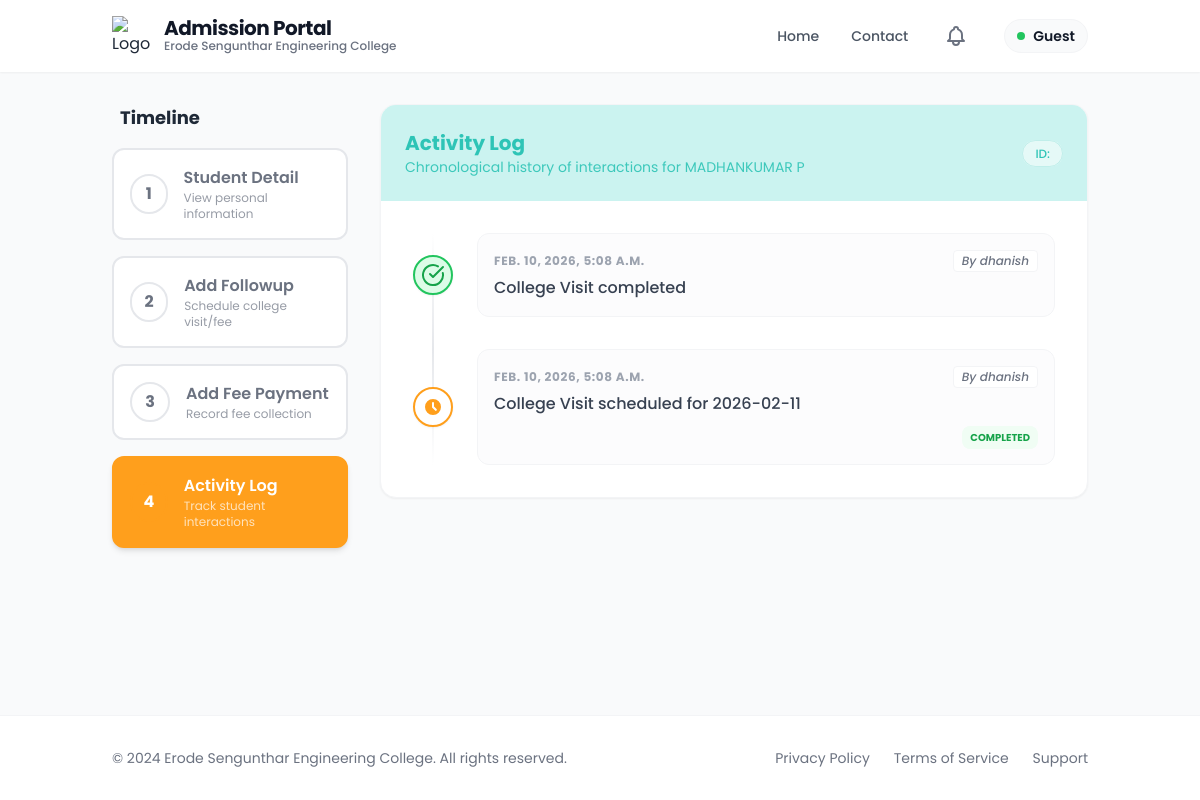
Page /activities/1000/ on the committed database.
### app/models.py (models this page shows, shortened)
class Admission(models.Model):
    ADMISSION_STATUS_CHOICES = (
        ('enquired', 'Enquired'),
        ('admitted', 'Admitted'),
        ('discontinued', 'Discontinued'),
        ('left', 'Left'),
    )
    admission_status = models.CharField(max_length=20, choices=ADMISSION_STATUS_CHOICES, default='enquired')
    application_number = models.CharField(max_length=100, blank=True, null=True)
    application_date = models.DateField(blank=True, null=True)
    admission_date = models.DateField(blank=True, null=True)
    allotment_number = models.CharField(max_length=100, blank=True, null=True)
    portal_status = models.CharField(max_length=50, blank=True, null=True)
    quota = models.CharField(max_length=50, blank=True, null=True)
    roll_number = models.CharField(max_length=100, blank=True, null=True)
    unique_id = models.CharField(max_length=100, blank=True, null=True)
    umis_number = models.CharField(max_length=100, blank=True, null=True)
    level = models.CharField(max_length=10, blank=True, null=True)
    course = models.CharField(max_length=100, blank=True, null=True)
    branch = models.CharField(max_length=100, blank=True, null=True)
    department_preferences = models.JSONField(default=dict, blank=True, null=True)
    pg_dept = models.CharField(max_length=255, blank=True, null=True)
    is_fg = models.BooleanField(default=False, blank=True, null=True)
    fg_number = models.CharField(max_length=100, blank=True, null=True)
    pmss = models.BooleanField(default=False, blank=True, null=True)
    seven_five = models.BooleanField(default=False, blank=True, null=True)
    student_name = models.CharField(max_length=255, blank=True, null=True)
    dob = models.DateField(blank=True, null=True)
    gender = models.CharField(max_length=10, blank=True, null=True)
    community = models.CharField(max_length=50, blank=True, null=True)
    caste = models.CharField(max_length=100, blank=True, null=True)
    region = models.CharField(max_length=100, blank=True, null=True)
    aadhaar_number = models.CharField(max_length=12, blank=True, null=True)
    father_name = models.CharField(max_length=255, blank=True, null=True)
    mother_name = models.CharField(max_length=255, blank=True, null=True)
    guardian_name = models.CharField(max_length=255, blank=True, null=True)
    father_mobile = models.CharField(max_length=15, blank=True, null=True)
    mother_mobile = models.CharField(max_length=15, blank=True, null=True)
    guardian_mobile = models.CharField(max_length=15, blank=True, null=True)
    email = models.EmailField(blank=True, null=True)
    student_mobile = models.CharField(max_length=15, blank=True, null=True)
    address = models.TextField(blank=True, null=True)
    pincode = models.CharField(max_length=10, blank=True, null=True)
    district = models.CharField(max_length=100, blank=True, null=True)
    state = models.CharField(max_length=100, blank=True, null=True)
    country = models.CharField(max_length=100, blank=True, null=True)
    qualification = models.CharField(max_length=10, blank=True, null=True)
    tenth_total = models.CharField(max_length=50, blank=True, null=True)
    tenth_percentage = models.CharField(max_length=50, blank=True, null=True)
    twelfth_total = models.CharField(max_length=50, blank=True, null=True)
    twelfth_percentage = models.CharField(max_length=50, blank=True, null=True)
    twelfth_major = models.CharField(max_length=255, blank=True, null=True)
    twelth_reg_no = models.CharField(max_length=50, blank=True, null=True)
    maths_marks = models.DecimalField(max_digits=5, decimal_places=2, blank=True, null=True)
    physics_marks = models.DecimalField(max_digits=5, decimal_places=2, blank=True, null=True)
    chemistry_marks = models.DecimalField(max_digits=5, decimal_places=2, blank=True, null=True)
    cutoff_marks = models.DecimalField(max_digits=5, decimal_places=2, blank=True, null=True)
    diploma_total = models.CharField(max_length=50, blank=True, null=True)
    diploma_percentage = models.CharField(max_length=50, blank=True, null=True)
    diploma_major = models.CharField(max_length=255, blank=True, null=True)
    board = models.CharField(max_length=50, blank=True, null=True)
    year_passing = models.IntegerField(blank=True, null=True)
    medium = models.CharField(max_length=50, blank=True, null=True)
    last_school = models.CharField(max_length=255, blank=True, null=True)
    vocational_stream = models.CharField(max_length=255, blank=True, null=True)
    skill_proof = models.FileField(upload_to=vocational_upload_path, blank=True, null=True)
    admission_fee = models.DecimalField(max_digits=10, decimal_places=2, blank=True, null=True)
    tuition_fee = models.DecimalField(max_digits=10, decimal_places=2, blank=True, null=True)
    college_fee = models.DecimalField(max_digits=10, decimal_places=2, blank=True, null=True)
    university_fee = models.DecimalField(max_digits=10, decimal_places=2, blank=True, null=True)
    hostel_fee = models.DecimalField(max_digits=10, decimal_places=2, blank=True, null=True)
    bus_fee = models.DecimalField(max_digits=10, decimal_places=2, blank=True, null=True)
    other_fee = models.DecimalField(max_digits=10, decimal_places=2, blank=True, null=True)
    paid_fee = models.DecimalField(max_digits=10, decimal_places=2, blank=True, null=True)
    concession_amount = models.DecimalField(max_digits=10, decimal_places=2, blank=True, null=True)
    balance_fee = models.DecimalField(max_digits=10, decimal_places=2, blank=True, null=True)
    pending_amount = models.DecimalField(max_digits=10, decimal_places=2, blank=True, null=True)
    transaction_id = models.CharField(max_length=50, blank=True, null=True)
    transaction_date = models.DateTimeField(blank=True, null=True)
    had_paid = models.BooleanField(default=False, blank=True, null=True)
    facility_type = models.CharField(max_length=20, blank=True, null=True)
    hostel_name = models.CharField(max_length=100, blank=True, null=True)
    boarding_point = models.CharField(max_length=100, blank=True, null=True)
    bus_needed = models.CharField(max_length=10, blank=True, null=True)
    bus_route = models.CharField(max_length=255, blank=True, null=True)
    hostel_needed = models.CharField(max_length=10, blank=True, null=True)
    hostel_type = models.CharField(max_length=100, blank=True, null=True)
    room_type = models.CharField(max_length=100, blank=True, null=True)
    mess_type = models.CharField(max_length=100, blank=True, null=True)
    hostel_fee_amount = models.DecimalField(max_digits=10, decimal_places=2, blank=True, null=True)
    account_holder_name = models.CharField(max_length=255, blank=True, null=True)
    account_number = models.CharField(max_length=30, blank=True, null=True)
    bank_name = models.CharField(max_length=100, blank=True, null=True)
    ifsc_code = models.CharField(max_length=15, blank=True, null=True)
    bank_branch = models.CharField(max_length=100, blank=True, null=True)
    seeding_status = models.CharField(max_length=50, blank=True, null=True)
    reference_name = models.CharField(max_length=255, blank=True, null=True)
    contact_number = models.CharField(max_length=15, blank=True, null=True)
    relationship = models.CharField(max_length=100, blank=True, null=True)
    reference_mobile = models.CharField(max_length=15, blank=True, null=True)
    reference_department = models.CharField(max_length=255, blank=True, null=True)
    reference_designation = models.CharField(max_length=255, blank=True, null=True)
    tc = models.FileField(upload_to=certificate_upload_path, blank=True, null=True)
    community_cert = models.FileField(upload_to=certificate_upload_path, blank=True, null=True)
    aadhaar = models.FileField(upload_to=certificate_upload_path, blank=True, null=True)
    tenth_marksheet = models.FileField(upload_to=certificate_upload_path, blank=True, null=True)
    twelfth_marksheet = models.FileField(upload_to=certificate_upload_path, blank=True, null=True)
    photo = models.FileField(upload_to=photo_upload_path, blank=True, null=True)
    created_at = models.DateTimeField(auto_now_add=True)

class ActivityLog(models.Model):
    student = models.ForeignKey(
        'Admission',
        on_delete=models.CASCADE,
        related_name='activities'
    )
    action = models.CharField(max_length=255)
    created_by = models.ForeignKey(
        User,
        on_delete=models.SET_NULL,
        null=True
    )
    followup = models.ForeignKey(
        'FollowUp',
        on_delete=models.SET_NULL,
        null=True,
        blank=True,
        related_name='logs'
    )
    is_completed = models.BooleanField(default=False)
    created_at = models.DateTimeField(auto_now_add=True)

### app/followup.py (the view)
# urls.py: path('activities/<int:pk>/', followup.student_activity_log, name='student_activity_log'),
def student_activity_log(request, pk):
    student = get_object_or_404(Admission, pk=pk)
    activities = student.activities.all().order_by('-created_at')
    return render(request, 'followup/activity_log.html', {
        'student': student,
        'admission': student,
        'activities': activities,
        'active_step': 'activity_log'
    })

### templates/followup/activity_log.html (shortened to what this page needs)
{% extends 'followup/new_base.html' %}
{% block content %}
<div class="flex flex-col lg:flex-row gap-8">
    <div class="lg:w-1/4">
        <div class="sticky top-24">
            <h3 class="text-lg font-bold mb-4 text-gray-800 px-2">Timeline</h3>
            {% include 'followup/stepper.html' %}
        </div>
    </div>
    <div class="lg:w-3/4">
        <div class="bg-white rounded-2xl shadow-sm border border-gray-100 overflow-hidden">
            <div class="p-6 bg-accent text-dark">
                <div class="flex justify-between items-center">
                    <div>
                        <h2 class="text-xl font-bold">Activity Log</h2>
                        <p class="text-sm opacity-90">Chronological history of interactions for {{ student.student_name }}</p>
                    </div>
                    <div class="hidden md:block">
                        <span
                            class="bg-white/50 px-3 py-1 rounded-full text-xs font-medium border border-dark/20 text-dark">
                            ID: {{ student.register_number }}
                        </span>
                    </div>
                </div>
            </div>
            <div class="p-8">
                {% if activities %}
                <div
                    class="relative space-y-8 before:absolute before:inset-0 before:ml-5 before:-translate-x-px before:h-full before:w-0.5 before:bg-gradient-to-b before:from-transparent before:via-gray-200 before:to-transparent">
                    {% for activity in activities %}
                    <div class="relative flex items-center justify-between md:justify-start">
                        {% if activity.is_completed %}
                        <div class="flex items-center justify-center w-10 h-10 rounded-full border-2 shadow-sm z-10 shrink-0"
     style="background-color: #dcfce7; border-color: #22c55e;">
    <svg xmlns="http://www.w3.org/2000/svg"
         width="24"
         height="24"
         viewBox="0 0 24 24"
         style="color: #16a34a;">
        <g fill="none"
           stroke="currentColor"
           stroke-linecap="round"
           stroke-linejoin="round"
           stroke-width="2">
            <path d="M21.801 10A10 10 0 1 1 17 3.335"/>
            <path d="m9 11l3 3L22 4"/>
        </g>
    </svg>
</div>
                        {% else %}
                        <div
                            class="flex items-center justify-center w-10 h-10 rounded-full bg-white border-2 border-primary shadow-sm z-10 shrink-0">
                            <svg class="w-5 h-5 text-primary" fill="currentColor" viewBox="0 0 20 20">
                                <path fill-rule="evenodd"
                                    d="M10 18a8 8 0 100-16 8 8 0 000 16zm1-12a1 1 0 10-2 0v4a1 1 0 00.293.707l2.828 2.829a1 1 0 101.415-1.415L11 9.586V6z"
                                    clip-rule="evenodd" />
                            </svg>
                        </div>
                        {% endif %}
                        <div class="w-[calc(100%-3rem)] ml-6 p-4 rounded-xl bg-gray-50/50 border border-gray-100">
                            <div class="flex flex-col sm:flex-row sm:items-center justify-between gap-2 mb-1">
                                <time class="text-xs font-bold text-gray-400 uppercase tracking-wider">
                                    {{ activity.created_at }}</time>
                                <span
                                    class="text-xs font-medium text-gray-500 bg-white px-2 py-0.5 rounded border border-gray-100 italic">By
                                    {{ activity.created_by.get_full_name|default:activity.created_by.username }}</span>
                            </div>
                            <div class="text-gray-700 font-medium">{{ activity.action }}</div>
                            {% if activity.followup and not activity.followup.completed %}
                            <div class="mt-2 text-right">
                                <select
                                    onchange="if(this.value==='Completed') completeFollowUp({{ activity.followup.id }})"
                                    class="text-[10px] bg-amber-50 border-amber-200 rounded-lg px-2 py-1 font-bold text-amber-600 focus:ring-primary focus:border-primary cursor-pointer">
                                    <option value="Pending" selected>Pending</option>
                                    <option value="Completed">Completed</option>
                                </select>
                            </div>
                            {% elif activity.followup and activity.followup.completed %}
                            <div class="mt-2 text-right">
                                <span
                                    class="text-[10px] font-bold text-green-600 bg-green-50 px-2 py-1 rounded-lg uppercase">Completed</span>
                            </div>
                            {% endif %}
                        </div>
                    </div>
                    {% endfor %}
                </div>
                {% endif %}
            </div>
        </div>
    </div>
</div>
{% endblock %}

### rows in the picture
Admission: student_name "MADHANKUMAR P"
ActivityLog: is_completed True (drawn), created_at "FEB. 10, 2026, 5:08 A.M.", created_by.get_full_name "dhanish", action "College Visit completed"
ActivityLog: is_completed False (drawn), created_at "FEB. 10, 2026, 5:08 A.M.", created_by.get_full_name "dhanish", action "College Visit scheduled for 2026-02-11", shows "COMPLETED"

### other values in the picture
{{ user.username|default:"Guest" }} "Guest"
